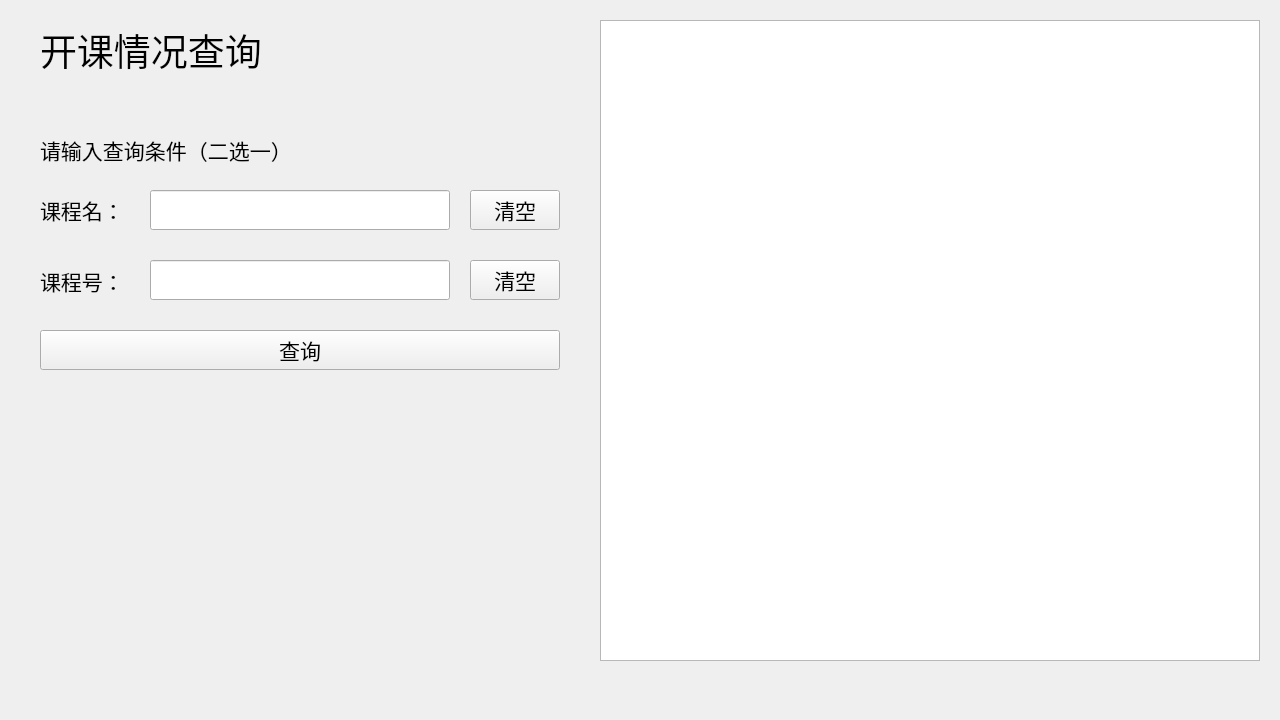
<?xml version="1.0" encoding="UTF-8"?>
<ui version="4.0">
 <class>Window_course_inquiry</class>
 <widget class="QWidget" name="Window_course_inquiry">
  <property name="geometry">
   <rect>
    <x>0</x>
    <y>0</y>
    <width>1280</width>
    <height>720</height>
   </rect>
  </property>
  <property name="minimumSize">
   <size>
    <width>1280</width>
    <height>720</height>
   </size>
  </property>
  <property name="maximumSize">
   <size>
    <width>1280</width>
    <height>720</height>
   </size>
  </property>
  <property name="windowTitle">
   <string>Form</string>
  </property>
  <widget class="QListView" name="listView_course">
   <property name="geometry">
    <rect>
     <x>600</x>
     <y>20</y>
     <width>660</width>
     <height>641</height>
    </rect>
   </property>
  </widget>
  <widget class="QLabel" name="label_title2">
   <property name="geometry">
    <rect>
     <x>40</x>
     <y>130</y>
     <width>400</width>
     <height>40</height>
    </rect>
   </property>
   <property name="font">
    <font>
     <family>黑体</family>
     <pointsize>16</pointsize>
    </font>
   </property>
   <property name="text">
    <string>请输入查询条件（二选一）</string>
   </property>
  </widget>
  <widget class="QLabel" name="label_title3">
   <property name="geometry">
    <rect>
     <x>40</x>
     <y>190</y>
     <width>100</width>
     <height>40</height>
    </rect>
   </property>
   <property name="font">
    <font>
     <family>黑体</family>
     <pointsize>16</pointsize>
    </font>
   </property>
   <property name="text">
    <string>课程名：</string>
   </property>
  </widget>
  <widget class="QLabel" name="label_title4">
   <property name="geometry">
    <rect>
     <x>40</x>
     <y>260</y>
     <width>100</width>
     <height>41</height>
    </rect>
   </property>
   <property name="font">
    <font>
     <family>黑体</family>
     <pointsize>16</pointsize>
    </font>
   </property>
   <property name="text">
    <string>课程号：</string>
   </property>
  </widget>
  <widget class="QLineEdit" name="lineEdit_coursename">
   <property name="geometry">
    <rect>
     <x>150</x>
     <y>190</y>
     <width>300</width>
     <height>40</height>
    </rect>
   </property>
   <property name="font">
    <font>
     <family>黑体</family>
     <pointsize>16</pointsize>
    </font>
   </property>
  </widget>
  <widget class="QLineEdit" name="lineEdit_courseno">
   <property name="geometry">
    <rect>
     <x>150</x>
     <y>260</y>
     <width>300</width>
     <height>40</height>
    </rect>
   </property>
   <property name="font">
    <font>
     <family>黑体</family>
     <pointsize>16</pointsize>
    </font>
   </property>
  </widget>
  <widget class="QPushButton" name="pushButton_clear1">
   <property name="geometry">
    <rect>
     <x>470</x>
     <y>190</y>
     <width>90</width>
     <height>40</height>
    </rect>
   </property>
   <property name="font">
    <font>
     <family>黑体</family>
     <pointsize>16</pointsize>
    </font>
   </property>
   <property name="text">
    <string>清空</string>
   </property>
  </widget>
  <widget class="QPushButton" name="pushButton_clear2">
   <property name="geometry">
    <rect>
     <x>470</x>
     <y>260</y>
     <width>90</width>
     <height>40</height>
    </rect>
   </property>
   <property name="font">
    <font>
     <family>黑体</family>
     <pointsize>16</pointsize>
    </font>
   </property>
   <property name="text">
    <string>清空</string>
   </property>
  </widget>
  <widget class="QPushButton" name="pushButton_inquiry">
   <property name="geometry">
    <rect>
     <x>40</x>
     <y>330</y>
     <width>520</width>
     <height>40</height>
    </rect>
   </property>
   <property name="font">
    <font>
     <family>黑体</family>
     <pointsize>16</pointsize>
    </font>
   </property>
   <property name="text">
    <string>查询</string>
   </property>
  </widget>
  <widget class="QLabel" name="label_title1">
   <property name="geometry">
    <rect>
     <x>40</x>
     <y>20</y>
     <width>300</width>
     <height>60</height>
    </rect>
   </property>
   <property name="font">
    <font>
     <family>黑体</family>
     <pointsize>28</pointsize>
    </font>
   </property>
   <property name="text">
    <string>开课情况查询</string>
   </property>
  </widget>
 </widget>
 <resources/>
 <connections/>
</ui>
